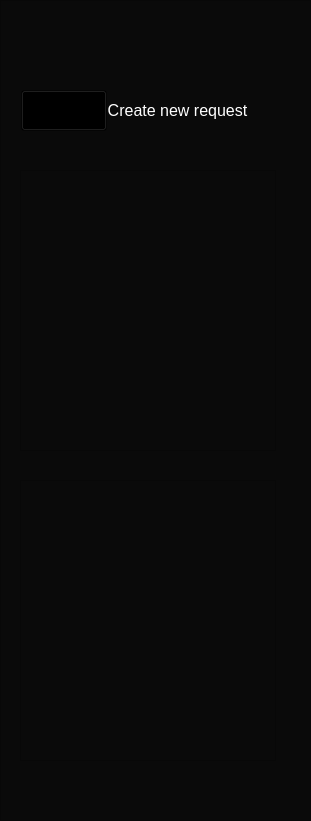
  <widget class="QFrame" name="leftFrame">
   <property name="geometry">
    <rect>
     <x>10</x>
     <y>0</y>
     <width>311</width>
     <height>821</height>
    </rect>
   </property>
   <property name="styleSheet">
    <string notr="true">background-color:rgb(10, 10, 10);</string>
   </property>
   <property name="frameShape">
    <enum>QFrame::StyledPanel</enum>
   </property>
   <property name="frameShadow">
    <enum>QFrame::Raised</enum>
   </property>
   <widget class="QWidget" name="horizontalLayoutWidget">
    <property name="geometry">
     <rect>
      <x>10</x>
      <y>90</y>
      <width>295</width>
      <height>41</height>
     </rect>
    </property>
    <layout class="QHBoxLayout" name="horizontalLayout" stretch="0,0">
     <property name="spacing">
      <number>0</number>
     </property>
     <property name="sizeConstraint">
      <enum>QLayout::SetDefaultConstraint</enum>
     </property>
     <property name="leftMargin">
      <number>11</number>
     </property>
     <property name="rightMargin">
      <number>57</number>
     </property>
     <property name="bottomMargin">
      <number>0</number>
     </property>
     <item>
      <widget class="QPushButton" name="createRequestButton">
       <property name="sizePolicy">
        <sizepolicy hsizetype="Preferred" vsizetype="Preferred">
         <horstretch>0</horstretch>
         <verstretch>0</verstretch>
        </sizepolicy>
       </property>
       <property name="cursor">
        <cursorShape>PointingHandCursor</cursorShape>
       </property>
       <property name="layoutDirection">
        <enum>Qt::LeftToRight</enum>
       </property>
       <property name="styleSheet">
        <string notr="true">QPushButton {
	background-color:transparent;
	image: url(:/images/add_buttons/add_default.svg);
}

QPushButton:hover {
	
image: url(:/images/add_buttons/add_pressed.svg);
}</string>
       </property>
       <property name="text">
        <string/>
       </property>
      </widget>
     </item>
     <item>
      <widget class="QLabel" name="createNewRequestLabel">
       <property name="palette">
        <palette>
         <active>
          <colorrole role="Button">
           <brush brushstyle="SolidPattern">
            <color alpha="255">
             <red>10</red>
             <green>10</green>
             <blue>10</blue>
            </color>
           </brush>
          </colorrole>
          <colorrole role="Base">
           <brush brushstyle="SolidPattern">
            <color alpha="255">
             <red>10</red>
             <green>10</green>
             <blue>10</blue>
            </color>
           </brush>
          </colorrole>
          <colorrole role="Window">
           <brush brushstyle="SolidPattern">
            <color alpha="255">
             <red>10</red>
             <green>10</green>
             <blue>10</blue>
            </color>
           </brush>
          </colorrole>
         </active>
         <inactive>
          <colorrole role="Button">
           <brush brushstyle="SolidPattern">
            <color alpha="255">
             <red>10</red>
             <green>10</green>
             <blue>10</blue>
            </color>
           </brush>
          </colorrole>
          <colorrole role="Base">
           <brush brushstyle="SolidPattern">
            <color alpha="255">
             <red>10</red>
             <green>10</green>
             <blue>10</blue>
            </color>
           </brush>
          </colorrole>
          <colorrole role="Window">
           <brush brushstyle="SolidPattern">
            <color alpha="255">
             <red>10</red>
             <green>10</green>
             <blue>10</blue>
            </color>
           </brush>
          </colorrole>
         </inactive>
         <disabled>
          <colorrole role="Button">
           <brush brushstyle="SolidPattern">
            <color alpha="255">
             <red>10</red>
             <green>10</green>
             <blue>10</blue>
            </color>
           </brush>
          </colorrole>
          <colorrole role="Base">
           <brush brushstyle="SolidPattern">
            <color alpha="255">
             <red>10</red>
             <green>10</green>
             <blue>10</blue>
            </color>
           </brush>
          </colorrole>
          <colorrole role="Window">
           <brush brushstyle="SolidPattern">
            <color alpha="255">
             <red>10</red>
             <green>10</green>
             <blue>10</blue>
            </color>
           </brush>
          </colorrole>
         </disabled>
        </palette>
       </property>
       <property name="font">
        <font>
         <pointsize>12</pointsize>
        </font>
       </property>
       <property name="text">
        <string>&lt;html&gt;&lt;head/&gt;&lt;body&gt;&lt;p&gt;&lt;span style=&quot; color:#ffffff;&quot;&gt;Create new request&lt;/span&gt;&lt;/p&gt;&lt;/body&gt;&lt;/html&gt;</string>
       </property>
       <property name="alignment">
        <set>Qt::AlignCenter</set>
       </property>
      </widget>
     </item>
    </layout>
   </widget>
   <widget class="QListWidget" name="requestsList">
    <property name="geometry">
     <rect>
      <x>20</x>
      <y>170</y>
      <width>256</width>
      <height>281</height>
     </rect>
    </property>
    <property name="palette">
     <palette>
      <active>
       <colorrole role="WindowText">
        <brush brushstyle="SolidPattern">
         <color alpha="255">
          <red>255</red>
          <green>255</green>
          <blue>255</blue>
         </color>
        </brush>
       </colorrole>
       <colorrole role="Button">
        <brush brushstyle="SolidPattern">
         <color alpha="255">
          <red>10</red>
          <green>10</green>
          <blue>10</blue>
         </color>
        </brush>
       </colorrole>
       <colorrole role="Text">
        <brush brushstyle="SolidPattern">
         <color alpha="255">
          <red>255</red>
          <green>255</green>
          <blue>255</blue>
         </color>
        </brush>
       </colorrole>
       <colorrole role="Base">
        <brush brushstyle="SolidPattern">
         <color alpha="255">
          <red>10</red>
          <green>10</green>
          <blue>10</blue>
         </color>
        </brush>
       </colorrole>
       <colorrole role="Window">
        <brush brushstyle="SolidPattern">
         <color alpha="255">
          <red>10</red>
          <green>10</green>
          <blue>10</blue>
         </color>
        </brush>
       </colorrole>
      </active>
      <inactive>
       <colorrole role="WindowText">
        <brush brushstyle="SolidPattern">
         <color alpha="255">
          <red>255</red>
          <green>255</green>
          <blue>255</blue>
         </color>
        </brush>
       </colorrole>
       <colorrole role="Button">
        <brush brushstyle="SolidPattern">
         <color alpha="255">
          <red>10</red>
          <green>10</green>
          <blue>10</blue>
         </color>
        </brush>
       </colorrole>
       <colorrole role="Text">
        <brush brushstyle="SolidPattern">
         <color alpha="255">
          <red>255</red>
          <green>255</green>
          <blue>255</blue>
         </color>
        </brush>
       </colorrole>
       <colorrole role="Base">
        <brush brushstyle="SolidPattern">
         <color alpha="255">
          <red>10</red>
          <green>10</green>
          <blue>10</blue>
         </color>
        </brush>
       </colorrole>
       <colorrole role="Window">
        <brush brushstyle="SolidPattern">
         <color alpha="255">
          <red>10</red>
          <green>10</green>
          <blue>10</blue>
         </color>
        </brush>
       </colorrole>
      </inactive>
      <disabled>
       <colorrole role="WindowText">
        <brush brushstyle="SolidPattern">
         <color alpha="255">
          <red>120</red>
          <green>120</green>
          <blue>120</blue>
         </color>
        </brush>
       </colorrole>
       <colorrole role="Button">
        <brush brushstyle="SolidPattern">
         <color alpha="255">
          <red>10</red>
          <green>10</green>
          <blue>10</blue>
         </color>
        </brush>
       </colorrole>
       <colorrole role="Text">
        <brush brushstyle="SolidPattern">
         <color alpha="255">
          <red>120</red>
          <green>120</green>
          <blue>120</blue>
         </color>
        </brush>
       </colorrole>
       <colorrole role="Base">
        <brush brushstyle="SolidPattern">
         <color alpha="255">
          <red>10</red>
          <green>10</green>
          <blue>10</blue>
         </color>
        </brush>
       </colorrole>
       <colorrole role="Window">
        <brush brushstyle="SolidPattern">
         <color alpha="255">
          <red>10</red>
          <green>10</green>
          <blue>10</blue>
         </color>
        </brush>
       </colorrole>
      </disabled>
     </palette>
    </property>
    <property name="font">
     <font>
      <family>MS Shell Dlg 2</family>
      <pointsize>14</pointsize>
     </font>
    </property>
    <property name="cursor" stdset="0">
     <cursorShape>OpenHandCursor</cursorShape>
    </property>
    <property name="lineWidth">
     <number>1</number>
    </property>
    <property name="midLineWidth">
     <number>0</number>
    </property>
    <property name="spacing">
     <number>5</number>
    </property>
   </widget>
   <widget class="QListWidget" name="filteredRequests">
    <property name="geometry">
     <rect>
      <x>20</x>
      <y>480</y>
      <width>256</width>
      <height>281</height>
     </rect>
    </property>
    <property name="palette">
     <palette>
      <active>
       <colorrole role="WindowText">
        <brush brushstyle="SolidPattern">
         <color alpha="255">
          <red>255</red>
          <green>255</green>
          <blue>255</blue>
         </color>
        </brush>
       </colorrole>
       <colorrole role="Button">
        <brush brushstyle="SolidPattern">
         <color alpha="255">
          <red>10</red>
          <green>10</green>
          <blue>10</blue>
         </color>
        </brush>
       </colorrole>
       <colorrole role="Text">
        <brush brushstyle="SolidPattern">
         <color alpha="255">
          <red>255</red>
          <green>255</green>
          <blue>255</blue>
         </color>
        </brush>
       </colorrole>
       <colorrole role="Base">
        <brush brushstyle="SolidPattern">
         <color alpha="255">
          <red>10</red>
          <green>10</green>
          <blue>10</blue>
         </color>
        </brush>
       </colorrole>
       <colorrole role="Window">
        <brush brushstyle="SolidPattern">
         <color alpha="255">
          <red>10</red>
          <green>10</green>
          <blue>10</blue>
         </color>
        </brush>
       </colorrole>
      </active>
      <inactive>
       <colorrole role="WindowText">
        <brush brushstyle="SolidPattern">
         <color alpha="255">
          <red>255</red>
          <green>255</green>
          <blue>255</blue>
         </color>
        </brush>
       </colorrole>
       <colorrole role="Button">
        <brush brushstyle="SolidPattern">
         <color alpha="255">
          <red>10</red>
          <green>10</green>
          <blue>10</blue>
         </color>
        </brush>
       </colorrole>
       <colorrole role="Text">
        <brush brushstyle="SolidPattern">
         <color alpha="255">
          <red>255</red>
          <green>255</green>
          <blue>255</blue>
         </color>
        </brush>
       </colorrole>
       <colorrole role="Base">
        <brush brushstyle="SolidPattern">
         <color alpha="255">
          <red>10</red>
          <green>10</green>
          <blue>10</blue>
         </color>
        </brush>
       </colorrole>
       <colorrole role="Window">
        <brush brushstyle="SolidPattern">
         <color alpha="255">
          <red>10</red>
          <green>10</green>
          <blue>10</blue>
         </color>
        </brush>
       </colorrole>
      </inactive>
      <disabled>
       <colorrole role="WindowText">
        <brush brushstyle="SolidPattern">
         <color alpha="255">
          <red>120</red>
          <green>120</green>
          <blue>120</blue>
         </color>
        </brush>
       </colorrole>
       <colorrole role="Button">
        <brush brushstyle="SolidPattern">
         <color alpha="255">
          <red>10</red>
          <green>10</green>
          <blue>10</blue>
         </color>
        </brush>
       </colorrole>
       <colorrole role="Text">
        <brush brushstyle="SolidPattern">
         <color alpha="255">
          <red>120</red>
          <green>120</green>
          <blue>120</blue>
         </color>
        </brush>
       </colorrole>
       <colorrole role="Base">
        <brush brushstyle="SolidPattern">
         <color alpha="255">
          <red>10</red>
          <green>10</green>
          <blue>10</blue>
         </color>
        </brush>
       </colorrole>
       <colorrole role="Window">
        <brush brushstyle="SolidPattern">
         <color alpha="255">
          <red>10</red>
          <green>10</green>
          <blue>10</blue>
         </color>
        </brush>
       </colorrole>
      </disabled>
     </palette>
    </property>
    <property name="font">
     <font>
      <family>MS Shell Dlg 2</family>
      <pointsize>14</pointsize>
     </font>
    </property>
    <property name="cursor" stdset="0">
     <cursorShape>OpenHandCursor</cursorShape>
    </property>
    <property name="lineWidth">
     <number>1</number>
    </property>
    <property name="midLineWidth">
     <number>0</number>
    </property>
    <property name="spacing">
     <number>5</number>
    </property>
   </widget>
  </widget>
